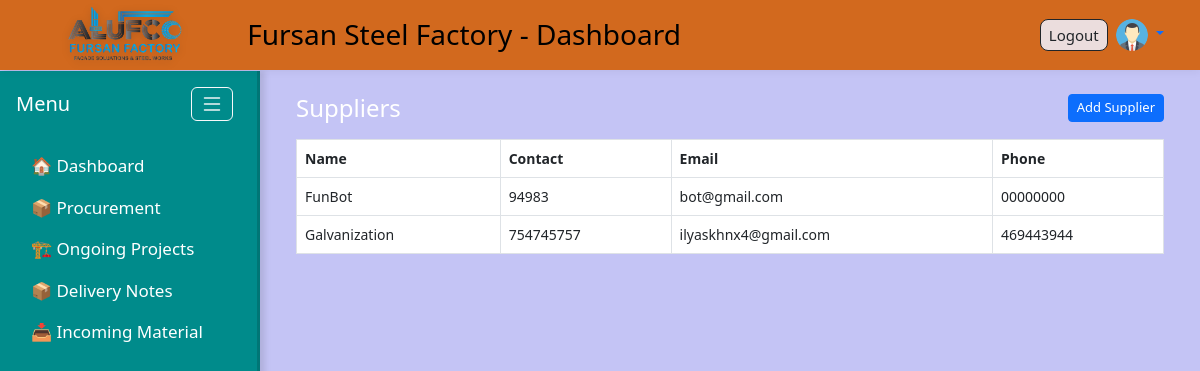
/procurement/suppliers/ (signed in), run on the app's committed database.
### accounts/models.py (models this page shows, shortened)
class Profile(models.Model):
    user = models.OneToOneField(User, on_delete=models.CASCADE)
    avatar = models.ImageField(upload_to='avatars/', default='avatars/default-avatar.png', blank=True, null=True)

### procurement/models.py (models this page shows, shortened)
class Supplier(models.Model):
    name = models.CharField(max_length=200)
    contact_person = models.CharField(max_length=120, blank=True, null=True)
    email = models.EmailField(blank=True, null=True)
    phone = models.CharField(max_length=50, blank=True, null=True)
    address = models.TextField(blank=True, null=True)
    rating = models.PositiveSmallIntegerField(blank=True, null=True)  # 1..5
    notes = models.TextField(blank=True, null=True)
    class Meta:
        ordering = ['name']

### procurement/views.py (the view)
# urls.py: path('suppliers/', views.supplier_list, name='supplier_list'),
@login_required
def supplier_list(request):
    qs = Supplier.objects.all()
    return render(request, 'procurement/suppliers_list.html', {'suppliers': qs})

### procurement/templates/procurement/suppliers_list.html
{% extends 'base.html' %}
{% block content %}
<div class="container">
  <h4>Suppliers <a class="btn btn-sm btn-primary float-end" href="{% url 'supplier_add' %}">Add Supplier</a></h4>
  <table class="table table-bordered mt-3">
    <thead><tr><th>Name</th><th>Contact</th><th>Email</th><th>Phone</th></tr></thead>
    <tbody>
      {% for s in suppliers %}
      <tr>
        <td>{{ s.name }}</td>
        <td>{{ s.contact_person }}</td>
        <td>{{ s.email }}</td>
        <td>{{ s.phone }}</td>
      </tr>
      {% empty %}
      <tr><td colspan="4">No suppliers yet.</td></tr>
      {% endfor %}
    </tbody>
  </table>
</div>
{% endblock %}

### templates/base.html (shortened to what this page needs)
{% load static %}
<!DOCTYPE html>
<html lang="en">
<head>
    <link rel="stylesheet" href="https://cdn.jsdelivr.net/npm/bootstrap@5.3.0/dist/css/bootstrap.min.css">
    <link href="https://cdn.jsdelivr.net/npm/bootstrap-icons@1.10.5/font/bootstrap-icons.css" rel="stylesheet">
    <link rel="stylesheet" href="{% static 'css/custom.css' %}">
</head>
<body>
<header class="custom-header px-4">
    <div class="container-fluid">
        <div class="d-flex justify-content-between align-items-center">
            <div class="d-flex align-items-center">
                <img src="{% static 'images/udadateone.png' %}" alt="Company Logo" class="logo-img">
                <h3 class="mb-0 ms-2">Fursan Steel Factory - Dashboard</h3>
            </div>
           {% if user.is_authenticated %}
            <div class="d-flex align-items-center gap-2 position-relative">
                <form method="post" action="{% url 'logout' %}" class="mb-0">
                    <button type="submit" class="btn btn-outline-dark btn-sm px-2 py-1">Logout</button>
                </form>
                <div class="dropdown">
                    <a href="#" class="d-block dropdown-toggle" id="userDropdown" data-bs-toggle="dropdown" aria-expanded="false">
                        {% if user.profile.avatar %}
                            <img
                                src="{{ user.profile.avatar.url }}"
                                alt="Avatar"
                                class="rounded-circle avatar-hover"
                                style="width:32px; height:32px; cursor:pointer;"
                                title="{{ user.get_full_name|default:user.username }}"
                            >
                        {% endif %}
                    </a>
                </div>
            </div>
            {% else %}
            <a href="{% url 'login' %}" class="btn btn-primary btn-sm">Login</a>
            {% endif %}
        </div>
    </div>
</header>
    <div class="d-flex">
       <nav id="sidebar" class="vh-100">
            <div class="d-flex justify-content-between align-items-center px-3 mb-4">
                <h5 class="text-white mb-0">Menu</h5>
                <button id="sidebarToggle" class="btn btn-outline-light" title="Toggle Menu">
                    <i class="bi bi-list fs-4"></i>
                </button>
            </div>
            <ul class="nav flex-column">
               <li class="nav-item">
                    <a class="nav-link text-white" href="{% url 'dashboard' %}" title="Dashboard">
                        🏠 <span class="label-text">Dashboard</span>
                    </a>
                </li>
                    <li class="nav-item">
                        <a class="nav-link text-white"
                           data-bs-toggle="collapse"
                           href="#procurementSubmenu"
                           role="button"
                           aria-expanded="false"
                           aria-controls="procurementSubmenu">
                            📦 Procurement
                        </a>
                    </li>
                <li class="nav-item">
                    <a class="nav-link text-white"
                        data-bs-toggle="collapse"
                        href="#ongoingSubmenu"
                        role="button"
                        aria-expanded="true"
                        aria-controls="ongoingSubmenu">
                        🏗 <span class="label-text">Ongoing Projects</span>
                    </a>
                </li>
                <li class="nav-item">
                    <a class="nav-link text-white"
                        data-bs-toggle="collapse"
                        href="#deliverySubmenu"
                        role="button"
                        aria-expanded="false"
                        aria-controls="deliverySubmenu">
                         📦 <span class="label-text">Delivery Notes</span>
                    </a>
                </li>
                <li class="nav-item">
                    <a class="nav-link text-white"
                        data-bs-toggle="collapse"
                        href="#incomingSubmenu"
                        role="button"
                        aria-expanded="false"
                        aria-controls="incomingSubmenu">
                        📥 <span class="label-text">Incoming Material</span>
                    </a>
                </li>
            </ul>
    </nav>
    <main class="flex-grow-1 p-4">
        {% block content %}
        {% endblock %}
    </main>
</div>
</body>
</html>

### static/css/custom.css (style rules this page uses)
body { background-color: #c4c4f5; color: #ffffff; padding-top: 70px; }
.custom-header { background-color: chocolate; color: #000; height: 70px; display: flex; align-items: center; position: fixed; top: 0; width: 100%; z-index: 1000; box-shadow: 0 2px 8px rgba(0,0,0,0.05); }
.dropdown > a { text-decoration: none !important; }
.logo-img { height: 100px !important; width: auto; margin-right: 10px; object-fit: contain; image-rendering: -webkit-optimize-contrast; image-rendering: crisp-edges; filter: drop-shadow(0 2px 4px rgba(0, 0, 0, 0.15)); border-radius: 6px; display: block; }
#sidebar { min-height: 100vh; position: fixed; top: 71px; left: 0; width: 260px; max-width: 260px; padding-top: 1rem; overflow-y: auto; background-color: darkcyan; box-shadow: 5px 0 6px rgba(0, 0, 0, 0.1); border-right: 3px solid rgba(0, 0, 0, 0.15); transition: width 0.3s ease; z-index: 100; }
main.flex-grow-1 { margin-left: 260px; padding: 1rem; transition: margin-left 0.3s ease; }
#sidebar .nav-link { color: #140909; margin-left: 15px; font-size: 17px; transition: all 0.2s ease; }
#sidebar ul.nav li.nav-item a { white-space: nowrap; }
#sidebar { transition: width 0.3s ease; }
#sidebar button#sidebarToggle { padding: 0.25rem 0.5rem; font-size: 1rem; line-height: 1; margin-right: 0.5rem; }
.custom-header .btn { font-weight: 500; border-radius: 8px; padding: 6px 14px; font-size: 15px; background-color: rgb(235, 221, 221); }
.table-bordered, .table-bordered th, .table-bordered td { border: 1px solid #dee2e6; }
.d-flex { display: flex; gap: 12px; flex-wrap: wrap; }
td { vertical-align: middle; }
.table td, .table th { vertical-align: middle; font-size: 14px; }
.btn-sm { padding: 3px 8px; font-size: 13px; }

### data on the page
Supplier: name "FunBot", contact_person "94983", email "bot@gmail.com", phone "00000000"
Supplier: name "Galvanization", contact_person "754745757", email "ilyaskhnx4@gmail.com", phone "469443944"
